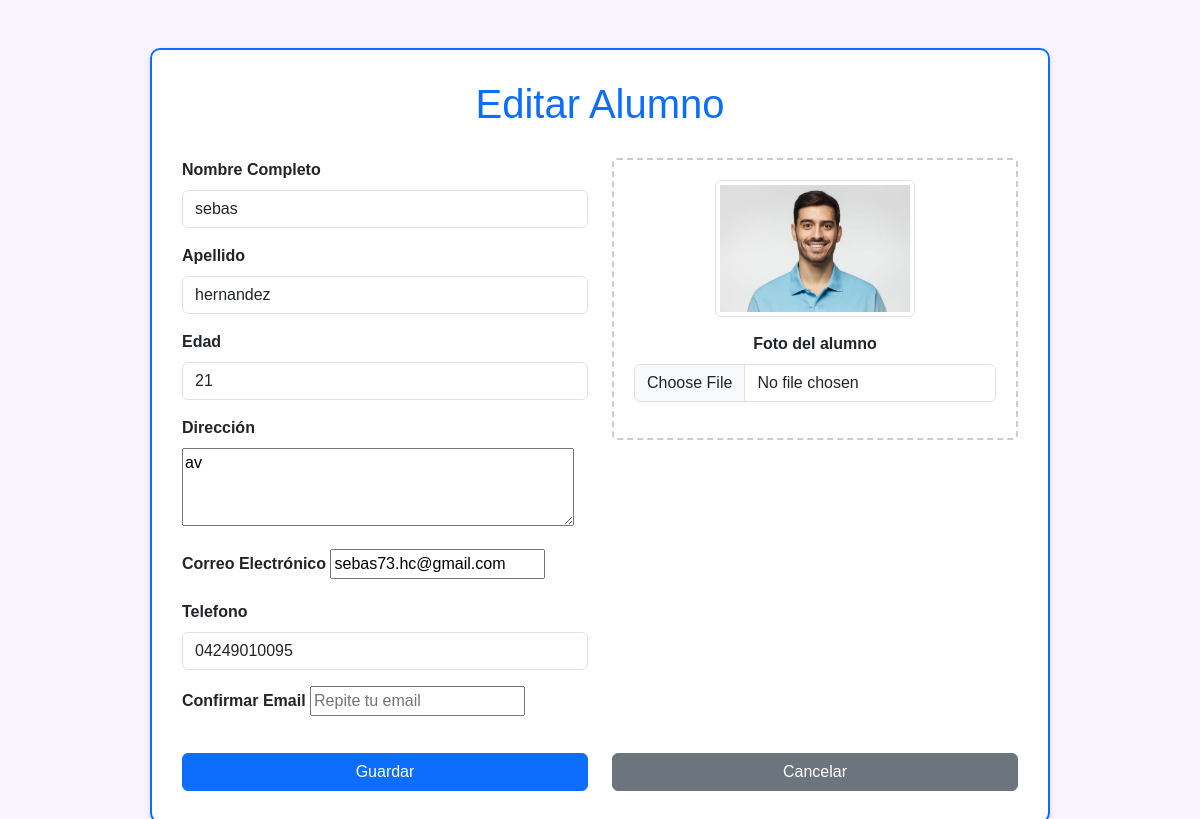
Before: /editar/1/ (signed in) with the older database file.
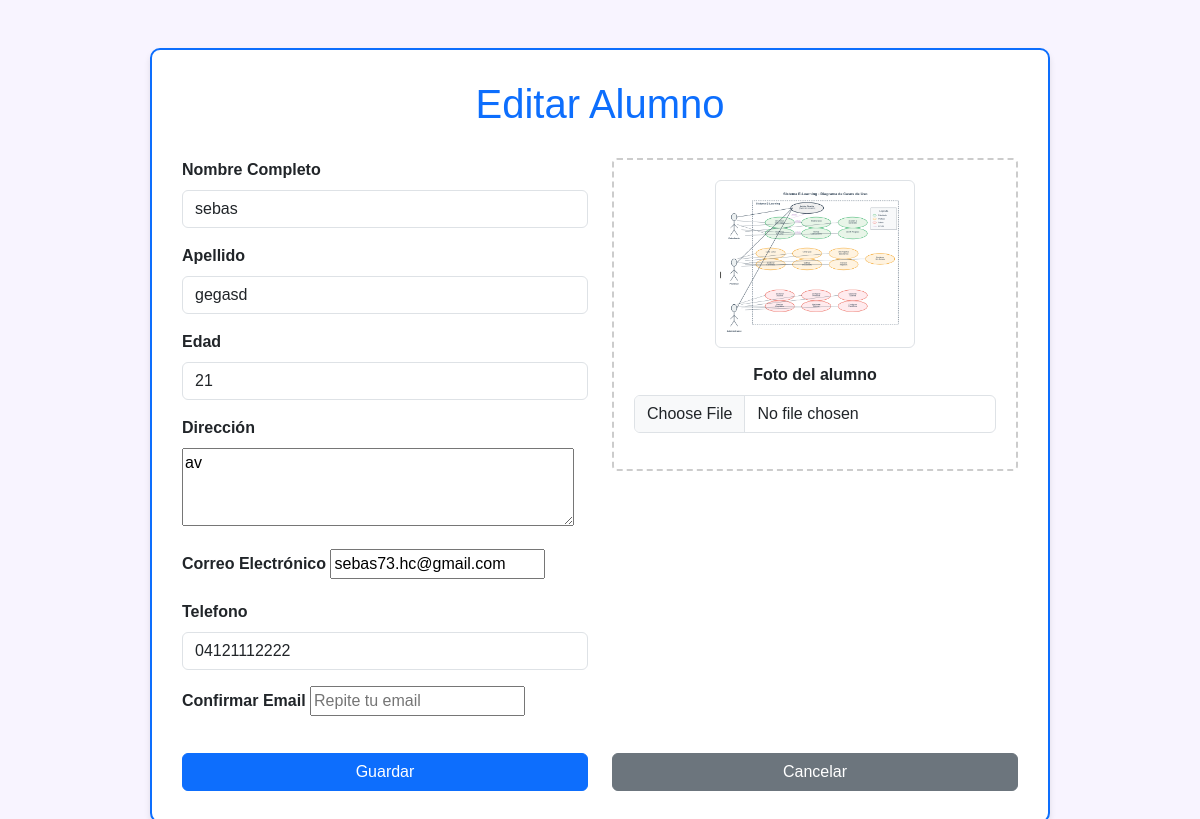
After: the same page with the newer database file.
### formulario/models.py (models this page shows, shortened)
class Alumno(models.Model):
    nombre = models.CharField(max_length=100)
    apellido = models.CharField(max_length=100)
    edad = models.PositiveIntegerField()
    direccion = models.TextField()
    email = models.EmailField(unique=True)
    telefono = models.CharField(max_length=15)
    fecha_inscripcion = models.DateField(auto_now_add=True)
    foto = models.ImageField(upload_to='estudiantes/', blank=True, null=True, verbose_name="Foto del alumno")
    matricula = models.CharField(max_length=20, unique=True, blank=True, null=True)
    class Meta:
        ordering = ['apellido', 'nombre']

### formulario/views.py (the view)
# urls.py: path('editar/<int:id>/', views.editar_alumno, name='editar_alumno'),
@login_required
def editar_alumno(request, id):
    alumno = get_object_or_404(Alumno, id=id)
    if request.method == 'POST':
        form = AlumnoForm(request.POST, request.FILES, instance=alumno)
        if form.is_valid():
            form.save()
            messages.success(request, 'Alumno actualizado correctamente')
            return redirect('formulario:lista_alumnos')
    else:
        form = AlumnoForm(instance=alumno)
    return render(request, 'alumnos/editar.html', {'form': form})

### formulario/templates/alumnos/editar.html (shortened to what this page needs)
<!DOCTYPE html>
<html>
<head>
    <link href="https://cdn.jsdelivr.net/npm/bootstrap@5.3.0/dist/css/bootstrap.min.css" rel="stylesheet">
</head>
<body>
    <div class="container mt-5">
        <h1>Editar Alumno</h1>
        <form method="post" enctype="multipart/form-data">
            <div class="row">
                <div class="col-md-6">
                    {% for field in form %}
                        {% if field.name != 'foto' and field.name != 'matricula' %}
                            <div class="mb-3">
                                <label for="{{ field.id_for_label }}" class="form-label">{{ field.label }}</label>
                                {{ field }}
                            </div>
                        {% endif %}
                    {% endfor %}
                </div>
                <div class="col-md-6">
                    {% if form.foto %}
                    <div class="photo-upload">
                        {% if form.instance.foto %}
                            <img src="{{ form.instance.foto.url }}" class="photo-preview img-thumbnail" id="photoPreview">
                        {% else %}
                            <img src="" class="photo-preview img-thumbnail d-none" id="photoPreview">
                        {% endif %}
                        <div class="mb-3">
                            <label for="{{ form.foto.id_for_label }}" class="form-label">{{ form.foto.label }}</label>
                            <input type="file" class="form-control" name="{{ form.foto.name }}" id="{{ form.foto.id_for_label }}"
                                   accept="image/*" onchange="previewImage(this)">
                        </div>
                    </div>
                    {% endif %}
                </div>
            </div>
            <div class="row mt-3">
                <div class="col-md-6">
                    <button type="submit" class="btn btn-primary w-100">Guardar</button>
                </div>
                <div class="col-md-6">
                    <a href="{% url 'formulario:lista_alumnos' %}" class="btn btn-secondary w-100">Cancelar</a>
                </div>
            </div>
        </form>
    </div>
</body>
</html>

Changed rows visible on the page:
changed Alumno "sebas": apellido "hernandez" → "gegasd"; telefono "04249010095" → "04121112222"; instance.foto: a different picture
